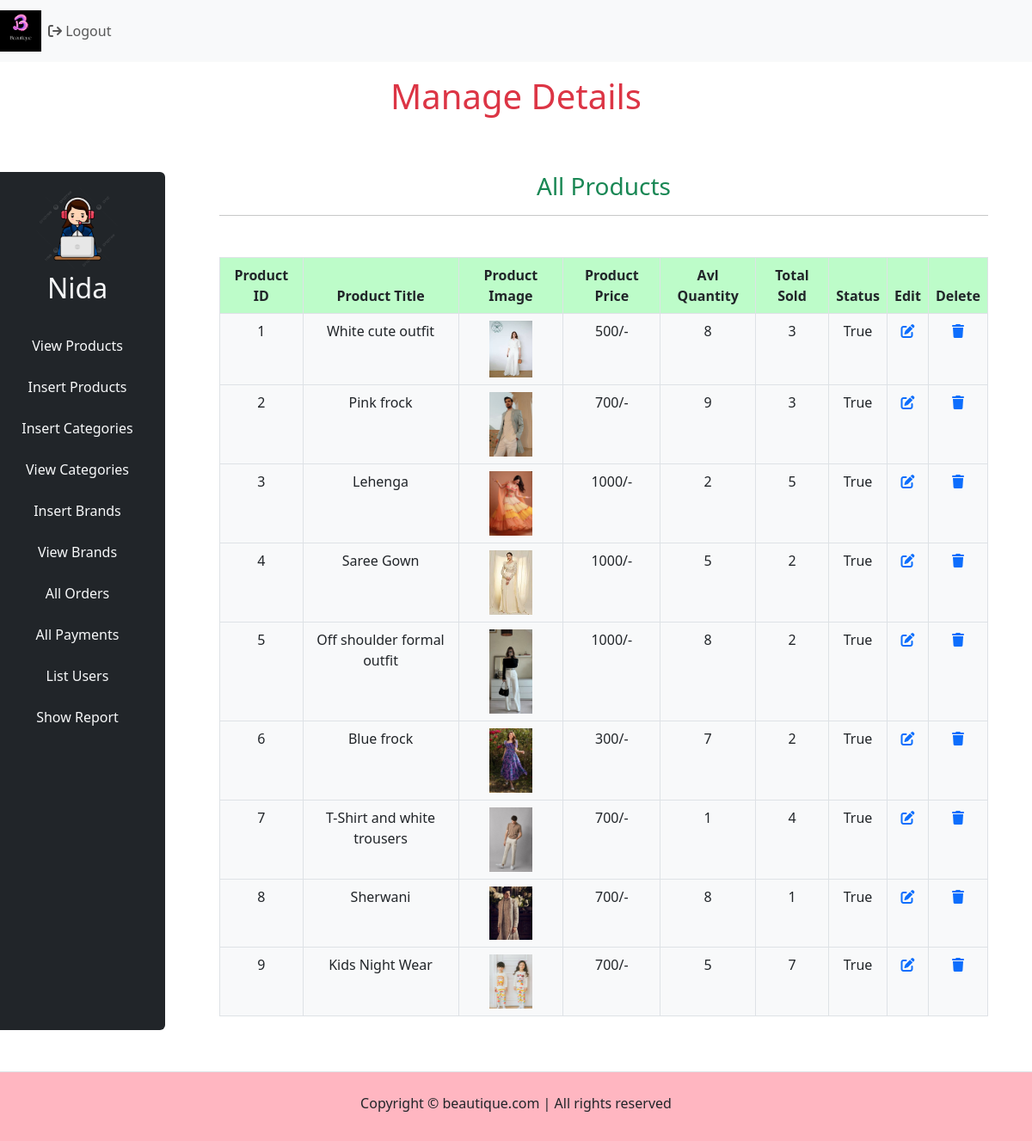
Screenshot of /admin_area/index.php?view_products (signed in) with the database file from the repository.
### tables this page shows
CREATE TABLE `products` (
  `product_id` int(11) NOT NULL,
  `product_title` varchar(100) NOT NULL,
  `product_desc` varchar(255) NOT NULL,
  `product_keywords` varchar(255) NOT NULL,
  `brand_id` int(11) NOT NULL,
  `section_id` int(11) NOT NULL,
  `category_id` int(11) NOT NULL,
  `product_image1` varchar(255) NOT NULL,
  `product_image2` varchar(255) NOT NULL,
  `product_image3` varchar(255) NOT NULL,
  `product_price` int(100) NOT NULL,
  `quantity` int(11) NOT NULL,
  `date` timestamp NOT NULL DEFAULT current_timestamp() ON UPDATE current_timestamp(),
  `status` varchar(100) NOT NULL
);

### admin_area/view_products.php (the view, shortened to what this page needs)
<?php
    include('../includes/connect.php');
    $get_products = "select * from products";
    $result = mysqli_query($con, $get_products);
?>
<!DOCTYPE html>
<html lang="en">
<head>
</head>
<body>
    <h3 class="text-center text-success">All Products</h3>
    <hr/>
    <table class="table table-bordered mt-5 text-center">
        <thead>
            <tr>
                <th class="bg-mint-green text-dark">Product ID</th>
                <th class="bg-mint-green text-dark">Product Title</th>
                <th class="bg-mint-green text-dark">Product Image</th>
                <th class="bg-mint-green text-dark">Product Price</th>
                <th class="bg-mint-green text-dark">Avl Quantity</th>
                <th class="bg-mint-green text-dark">Total Sold</th>
                <th class="bg-mint-green text-dark">Status</th>
                <th class="bg-mint-green text-dark">Edit</th>
                <th class="bg-mint-green text-dark">Delete</th>
            </tr>
        </thead>
        <tbody>
            <?php
                $number=1;
                while($row = mysqli_fetch_assoc($result)){
                    $product_id = $row['product_id'];
                    $product_title = $row['product_title'];
                    $product_image1 = $row['product_image1'];
                    $product_price = $row['product_price'];
                    $status = $row['status'];
                    $quantity=$row['quantity'];
                    ?>
                    <tr>
                        <td class='bg-light text-dark'><?php echo "$number"; ?></td>
                        <td class='bg-light text-dark'><?php echo "$product_title"; ?></td>
                        <td class='bg-light text-dark'><?php echo "<img class='product_image' src='./product_images/$product_image1'/>"; ?></td>
                        <td class='bg-light text-dark'><?php echo "$product_price/-"; ?></td>
                        <td class='bg-light text-dark'><?php echo "$quantity"; ?></td>
                        <td class='bg-light text-dark'>
                            <?php
                                $get_count = "select * from orders_pending where product_id=$product_id";
                                $result_count = mysqli_query($con, $get_count);
                                $rows_count = mysqli_num_rows($result_count);
                                echo $rows_count;
                                $number++;
                            ?>
                        </td>
                        <td class='bg-light text-dark'><?php echo "$status"; ?></td>
                        <td class='bg-light'><a href='index.php?edit_products=<?php echo $product_id ?>'><i class='fas fa-edit'></i></a></td>
                        <td class='bg-light'><a href='index.php?delete_products=<?php echo $product_id ?>'><i class='fa fa-trash'></i></a></td>
                    </tr>
                    <?php
                }
            ?>
        </tbody>
    </table>
</body>
</html>

### css/style.css (style rules this page uses)
* { margin:0; padding:0; box-sizing: border-box; }
head,body { width:100%; height:100%; overflow-x:hidden; }
.product_image { width:50px; object-fit:contain; }

### admin_area/view_products.php (style rules this page uses)
.product_image { width: 50px; object-fit: contain; }

### rows the page displays
products: product_title "White cute outfit", product_image1 (picture), product_price "500", quantity "8", rows_count "3", status "True"
products: product_title "Pink frock", product_image1 (picture), product_price "700", quantity "9", rows_count "3", status "True"
products: product_title "Lehenga", product_image1 (picture), product_price "1000", quantity "2", rows_count "5", status "True"
products: product_title "Saree Gown", product_image1 (picture), product_price "1000", quantity "5", rows_count "2", status "True"
products: product_title "Off shoulder formal outfit", product_image1 (picture), product_price "1000", quantity "8", rows_count "2", status "True"
products: product_title "Blue frock", product_image1 (picture), product_price "300", quantity "7", rows_count "2", status "True"
products: product_title "T-Shirt and white trousers", product_image1 (picture), product_price "700", quantity "1", rows_count "4", status "True"
products: product_title "Sherwani", product_image1 (picture), product_price "700", quantity "8", rows_count "1", status "True"
products: product_title "Kids Night Wear", product_image1 (picture), product_price "700", quantity "5", rows_count "7", status "True"

### other values shown
$username "Nida"
